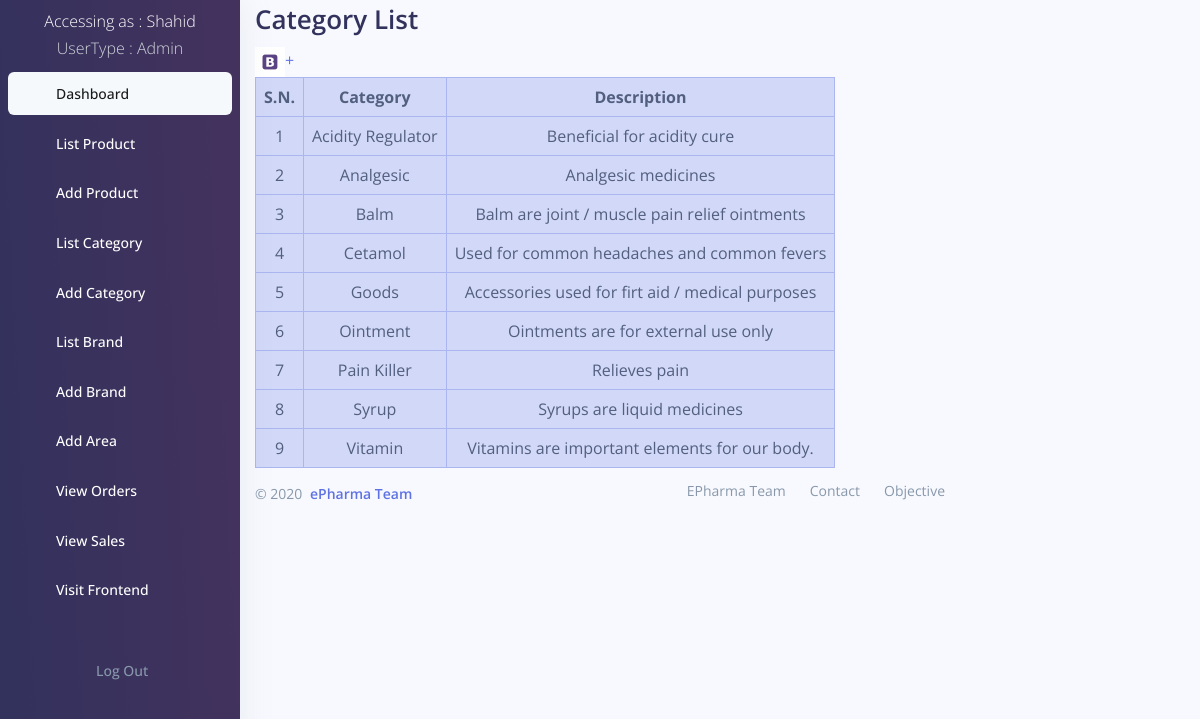
Screenshot of /backend/category_list.php (signed in) with the database file from the repository.
### tables this page shows
CREATE TABLE `user` (
  `id` int(11) NOT NULL,
  `username` varchar(20) NOT NULL,
  `firstname` text NOT NULL,
  `middlename` text NOT NULL,
  `lastname` text NOT NULL,
  `dob` date NOT NULL,
  `gender` text NOT NULL,
  `password` text NOT NULL,
  `area` text NOT NULL,
  `district` text NOT NULL,
  `contact` bigint(11) NOT NULL,
  `email` text NOT NULL,
  `transaction_code` int(11) NOT NULL,
  `status` int(11) DEFAULT 1,
  `verification` int(11) DEFAULT 0,
  `usertype` text NOT NULL,
  `admin_id` int(11) NOT NULL,
  `created_at` timestamp NOT NULL DEFAULT current_timestamp() ON UPDATE current_timestamp()
);

CREATE TABLE `category` (
  `id` int(11) NOT NULL,
  `name` text NOT NULL,
  `description` text NOT NULL
);

### backend/category_list.php (the view, shortened to what this page needs)
<?php
include "include/navigation.php";
include "DBConnect.php";
$sql = "SELECT * FROM `category` ORDER BY `name` ASC";
$result = mysqli_query($conn, $sql);
?>
<!DOCTYPE html>
<html>
<head>
</head>
<body>
<div class="container" style="width: 60%;margin-left:20%;margin-right: 20%;">
    <h1>Category List</h1>
    <a href="category_add.php"><img src="images/bootstrap.jpg" height="30px">+</a>
    <table class="text-center table-bordered table-primary table-hover table-sm mb-2 ">
        <tr>
            <th>S.N.</th>
            <th>Category</th>
            <th>Description</th>
        </tr>
        <?php
        if ($result) {
            $i=0;
            while($row = mysqli_fetch_assoc($result)) {
        ?>
                <tr>
                    <td><?= ++$i;?></td>
                    <td><?= $row["name"];?></td>
                    <td><?= $row["description"];?></td>
                </tr>
                <?php
            }
        } else {
            ?>
            <tr>
                <td colspan="6">No Record(s) found.</td>
            </tr>
            <?php
        }
        ?>
    </table>
    <?php include 'include/footer.php';?>
</div>
</body>
</html>

### backend/include/navigation.php (shortened to what this page needs)
<link rel="stylesheet" type="text/css" href="../css/bootstrap.css">
<link rel="stylesheet" type="text/css" href="../css/argon.css?v=1.2.0">
<nav class="navbar navbar-vertical bg-gradient-gray-dark navbar-expand-sm navbar-light bg-white" style="width:20%;color: white;">
        <p class="text-center mt-2">Accessing as : <?php echo ucwords($_SESSION['username']."<br>");
          require_once("DBConnect.php");
          $a = $_SESSION['username'];
          $b = "SELECT * FROM `user` WHERE `username`='$a'";
          $c = mysqli_query($conn,$b);
          $d = mysqli_fetch_assoc($c);
          echo "<font class='text-light'>UserType : ".$d['usertype']."</font>";
          ?>
        </p>
    <div class="navbar-inner mt--4">
            <div class="collapse navbar-collapse" id="sidenav-collapse-main">
        <ul class="navbar-nav">
          <li class="nav-item">
            <a class="nav-link active" href="dashboard.php">
              <span class="nav-link-text">Dashboard</span>
            </a>
          </li>
        <?php if($d['usertype']=="SuperAdmin"){ ?>
          <li class="nav-item">
            <a class="nav-link " href="user_list.php">
              <i class="ni ni-bullet-list-67"></i>
              <span class="nav-link-text text-white">List User</span>
            </a>
          </li>
          <li class="nav-item">
            <a class="nav-link " href="user_add.php">
              <i class="ni ni-bullet-list-67"></i>
              <span class="nav-link-text text-white">Add User</span>
            </a>
          </li>
          <li class="nav-item">
            <a class="nav-link " href="pharmacy_list.php">
              <i class="ni ni-bullet-list-67"></i>
              <span class="nav-link-text text-white">List Pharmacy</span>
            </a>
          </li>
        <?php } if (($d['usertype']=="SuperAdmin") || $d['usertype']=="Admin" )
        {?>
          <li class="nav-item">
            <a class="nav-link " href="product_list.php">
              <span class="nav-link-text text-white">List Product</span>
            </a>
          </li>
          <li class="nav-item">
            <a class="nav-link " href="product_add.php">
              <span class="nav-link-text text-white">Add Product</span>
            </a>
          </li>
          <li class="nav-item">
            <a class="nav-link " href="category_list.php">
              <span class="nav-link-text text-white">List Category</span>
            </a>
          </li>
          <li class="nav-item">
            <a class="nav-link " href="category_add.php">
              <span class="nav-link-text text-white">Add Category</span>
            </a>
          </li>
          <li class="nav-item">
            <a class="nav-link " href="brand_list.php">
              <span class="nav-link-text text-white">List Brand</span>
            </a>
          </li>
          <li class="nav-item">
            <a class="nav-link " href="brand_add.php">
              <span class="nav-link-text text-white">Add Brand</span>
            </a>
          </li>
          <?php } ?>
          <li class="nav-item">
            <a class="nav-link " href="area_add.php">
              <span class="nav-link-text text-white">Add Area</span>
            </a>
          </li>
          <li class="nav-item">
            <a class="nav-link " href="order_list.php">
              <span class="nav-link-text text-white">View Orders</span>
            </a>
          </li>
          <li class="nav-item">
            <a class="nav-link " href="sales_list.php">
              <span class="nav-link-text text-white">View Sales</span>
            </a>
          </li>
          <li class="nav-item">
            <a class="nav-link " href="../index.php">
              <span class="nav-link-text text-white">Visit Frontend</span>
            </a>
          </li>
            <a class="nav-link" href="logout.php">
              <span class="nav-link-text text-muted ml-5">Log Out</span>
            </a>
      </div>
    </div>
</nav>

### backend/include/footer.php
<footer class="footer pt-0">
  <div class="row align-items-center justify-content-lg-between">
    <div class="col-lg-6">
      <div class="text-center text-lg-left text-muted" style="font-size: .875rem;">
        &copy; 2020 <a href="../about.php" class="font-weight-bold ml-1" target="_blank">ePharma Team</a>
      </div>
    </div>
    <div class="col-lg-6">
      <ul class="nav nav-footer justify-content-center justify-content-lg-end">
        <li class="nav-item">
          <a href="#" class="nav-link">EPharma Team</a>
        </li>
        <li class="nav-item">
          <a href="#" class="nav-link">Contact</a>
        </li>
        <li class="nav-item">
          <a href="#" class="nav-link">Objective</a>
        </li>
      </ul>
    </div>
  </div>
</footer>

### backend/include/navigation.php (style rules this page uses)
.nav-item { margin-bottom: 5px; }
.container { margin-left: 15%; }
th,td { padding-top: 2px; padding-bottom: 2px; }
li a { display: block; color: #000; padding: 8px 16px; text-decoration: none; }
li a.active { background-color: #4CAF50; color: white; }

### rows the page displays
user: usertype "Admin"
category: name "Acidity Regulator", description "Beneficial for acidity cure"
category: name "Analgesic", description "Analgesic medicines"
category: name "Balm", description "Balm are joint / muscle pain relief ointments"
category: name "Cetamol", description "Used for common headaches and common fevers"
category: name "Goods", description "Accessories used for firt aid / medical purposes"
category: name "Ointment", description "Ointments are for external use only"
category: name "Pain Killer", description "Relieves pain"
category: name "Syrup", description "Syrups are liquid medicines"
category: name "Vitamin", description "Vitamins are important elements for our body."

### other values shown
$_SESSION['username']."<br>" "Shahid"
